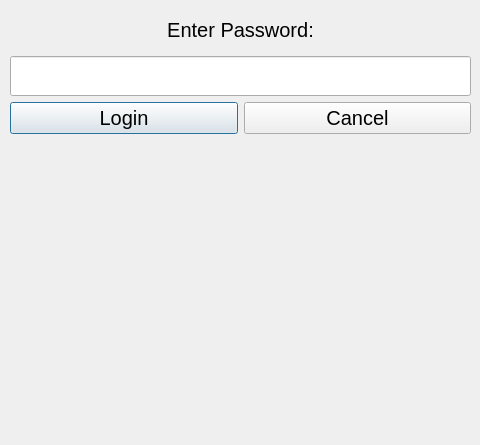
<?xml version="1.0" encoding="UTF-8"?>
<ui version="4.0">
 <class>passwordEntry</class>
 <widget class="QDialog" name="passwordEntry">
  <property name="geometry">
   <rect>
    <x>0</x>
    <y>0</y>
    <width>480</width>
    <height>445</height>
   </rect>
  </property>
  <property name="sizePolicy">
   <sizepolicy hsizetype="Expanding" vsizetype="Preferred">
    <horstretch>0</horstretch>
    <verstretch>0</verstretch>
   </sizepolicy>
  </property>
  <property name="windowTitle">
   <string>Dialog</string>
  </property>
  <widget class="QWidget" name="verticalLayoutWidget">
   <property name="geometry">
    <rect>
     <x>10</x>
     <y>10</y>
     <width>461</width>
     <height>170</height>
    </rect>
   </property>
   <layout class="QVBoxLayout" name="verticalLayout">
    <item>
     <widget class="QLabel" name="passwordEntrylabel">
      <property name="font">
       <font>
        <pointsize>15</pointsize>
       </font>
      </property>
      <property name="text">
       <string>Enter Password:</string>
      </property>
      <property name="alignment">
       <set>Qt::AlignCenter</set>
      </property>
     </widget>
    </item>
    <item>
     <widget class="QLineEdit" name="passwordLineEdit">
      <property name="minimumSize">
       <size>
        <width>0</width>
        <height>40</height>
       </size>
      </property>
      <property name="font">
       <font>
        <pointsize>15</pointsize>
       </font>
      </property>
      <property name="echoMode">
       <enum>QLineEdit::Password</enum>
      </property>
     </widget>
    </item>
    <item>
     <layout class="QHBoxLayout" name="horizontalLayout">
      <item>
       <widget class="QPushButton" name="loginPushButton">
        <property name="font">
         <font>
          <pointsize>15</pointsize>
         </font>
        </property>
        <property name="text">
         <string>Login</string>
        </property>
       </widget>
      </item>
      <item>
       <widget class="QPushButton" name="cancelPushButton">
        <property name="font">
         <font>
          <pointsize>15</pointsize>
         </font>
        </property>
        <property name="text">
         <string>Cancel</string>
        </property>
       </widget>
      </item>
     </layout>
    </item>
    <item>
     <widget class="QLabel" name="alertLabel">
      <property name="font">
       <font>
        <pointsize>15</pointsize>
       </font>
      </property>
      <property name="text">
       <string/>
      </property>
     </widget>
    </item>
   </layout>
  </widget>
 </widget>
 <resources/>
 <connections/>
</ui>
